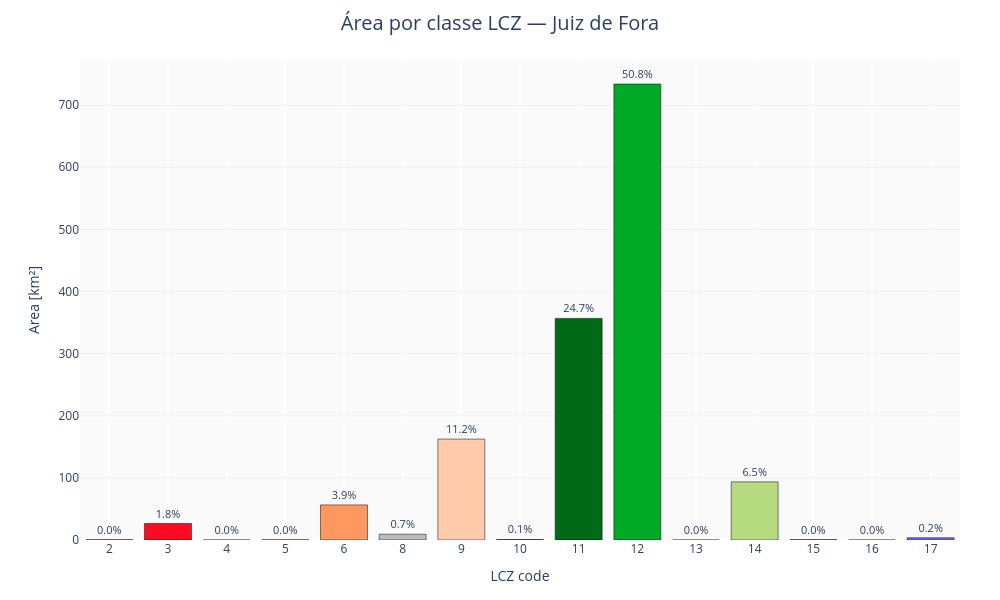

Notebook code cell kept with this figure:
### Markdown cell above
### Gráfico de barras — melhor para comparação precisa classe a classe

Um gráfico de barras é o padrão certo sempre que o público precisa comparar magnitudes exatas entre todas as 17 classes, ou ranquear classes por área. Barras tornam fáceis de ler pequenas diferenças entre classes adjacentes, o que gráficos de pizza não conseguem.

### Code cell
from LCZ4py import lcz_cal_area

area_bar = lcz_cal_area(map_path, plot_type="bar", title="Área por classe LCZ — Juiz de Fora")
area_bar.fig.show()
area_bar.df

### Figure 1 — Plotly figure (JSON) as saved in the notebook; plotly's stock layout.template omitted (floating-point values rounded to 4 significant figures)
{"data": [{"customdata": [["Compact midrise", 0.03], ["Compact lowrise", 1.83], ["Open highrise", 0.0], ["Open midrise", 0.03], ["Open lowrise", 3.91], ["Large lowrise", 0.65], ["Sparsely built", 11.24], ["Heavy Industry", 0.06], ["Dense trees", 24.68], ["Scattered trees", 50.8], ["Bush, scrub", 0.01], ["Low plants", 6.48], ["Bare rock or paved", 0.03], ["Bare soil or sand", 0.01], ["Water", 0.25]], "hovertemplate": "<b>LCZ %{x}</b><br>%{customdata[0]}<br>Area: %{y:.2f} km²<br>Percentage: %{customdata[1]}<extra></extra>", "marker": {"color": ["#D9081C", "#FF0A22", "#C54F1E", "#FF6628", "#FF985E", "#BBBBBB", "#FFCBAB", "#565656", "#006A18", "#00A926", "#628432", "#B5DA7F", "#000000", "#FCF7B1", "#656BFA"], "line": {"color": "black", "width": 0.5}}, "text": ["0.0%", "1.8%", "0.0%", "0.0%", "3.9%", "0.7%", "11.2%", "0.1%", "24.7%", "50.8%", "0.0%", "6.5%", "0.0%", "0.0%", "0.2%"], "textfont": {"size": 11}, "textposition": "outside", "type": "bar", "x": ["2", "3", "4", "5", "6", "8", "9", "10", "11", "12", "13", "14", "15", "16", "17"], "y": [0.39, 26.51, 0.04, 0.37, 56.51, 9.36, 162.4, 0.84, 356.7, 734.1, 0.08, 93.58, 0.46, 0.1, 3.65]}], "layout": {"height": 600, "hoverlabel": {"bgcolor": "white", "font": {"size": 13}}, "margin": {"b": 60, "l": 80, "r": 40, "t": 60}, "paper_bgcolor": "white", "plot_bgcolor": "#fafafa", "title": {"font": {"size": 20}, "text": "Área por classe LCZ — Juiz de Fora", "x": 0.5, "xanchor": "center"}, "width": 1000, "xaxis": {"gridcolor": "white", "gridwidth": 2, "tickfont": {"size": 12}, "title": {"font": {"size": 14}, "text": "LCZ code"}}, "yaxis": {"gridcolor": "#f0f0f0", "tickfont": {"size": 12}, "title": {"font": {"size": 14}, "text": "Area [km²]"}}}}
